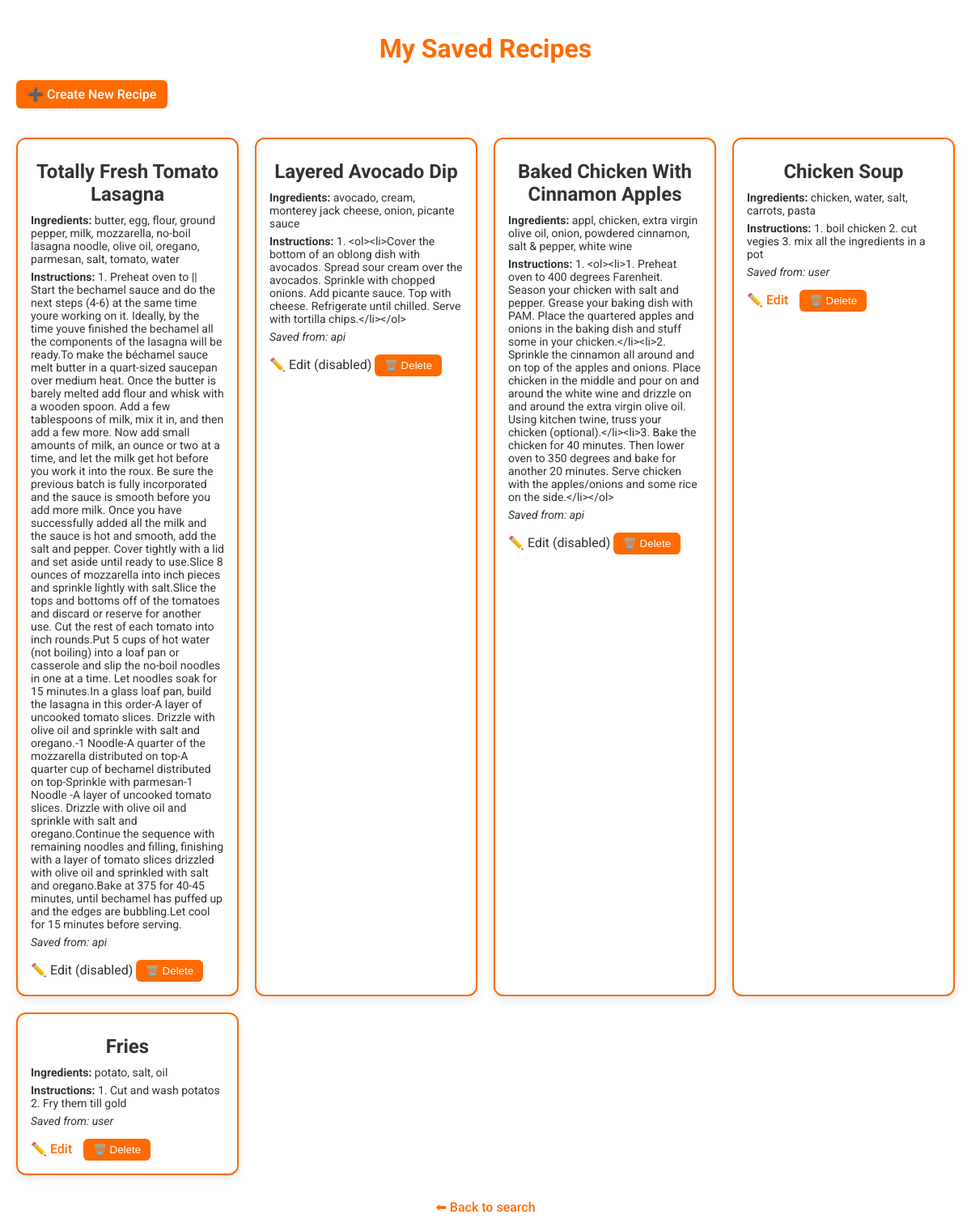
The page /my_recipes on the database as committed earlier.
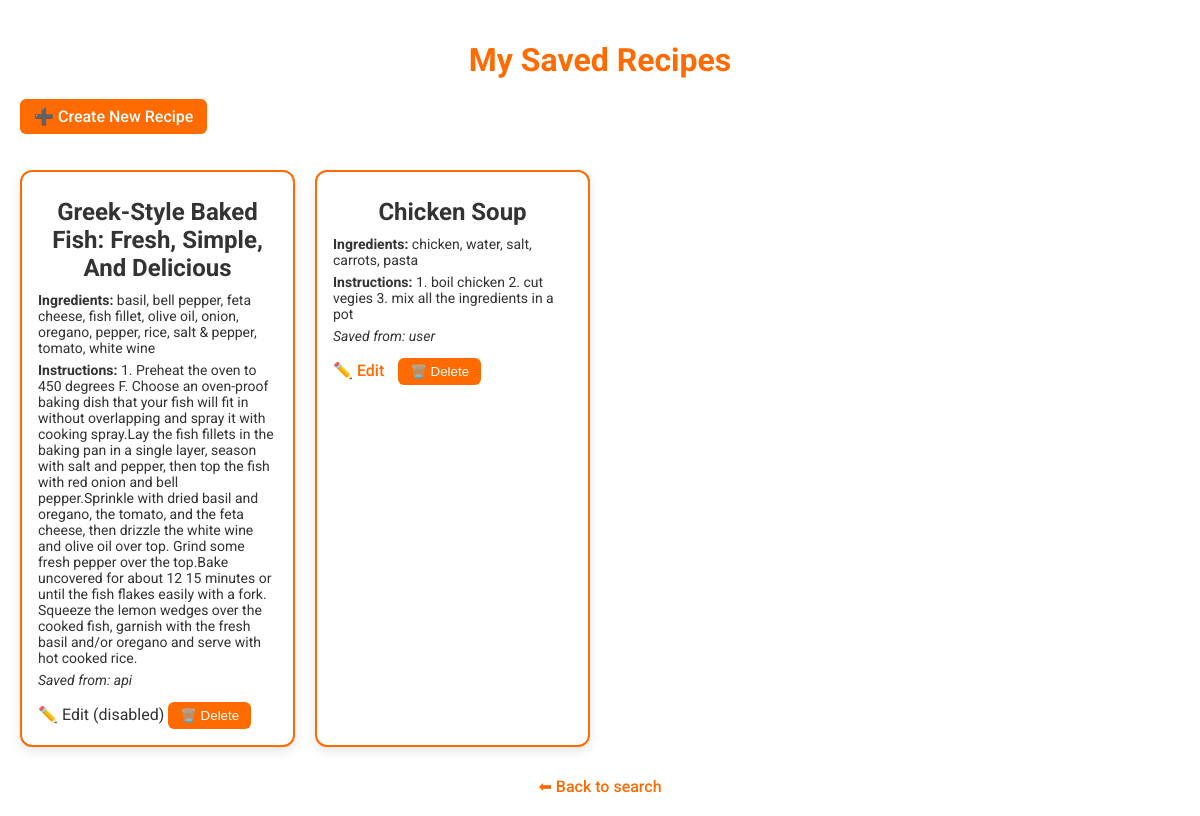
The same page on the database as committed later.
### tables this page shows
CREATE TABLE my_recipes (
    id INTEGER PRIMARY KEY AUTOINCREMENT,
    name TEXT NOT NULL,
    ingredients TEXT NOT NULL,
    instructions TEXT NOT NULL
, source TEXT DEFAULT 'user', api_id INTEGER);

### app/routes.py (the view)
    @app.route('/my_recipes')
    def my_recipes():
        recipes = get_user_recipes()
        return render_template("my_recipes.html", recipes=recipes)

### app/storage.py (called while the page is built)
def _get_connection():
    conn = sqlite3.connect(DB_PATH)
    conn.row_factory = sqlite3.Row
    return conn

def _row_to_recipe(row: sqlite3.Row) -> Dict[str, Any]:
    ingredients_text = row["ingredients"] or ""
    ingredients = [i.strip() for i in ingredients_text.split(",")] if ingredients_text else []
    source = row["source"] if "source" in row.keys() else "user"
    api_id = row["api_id"] if "api_id" in row.keys() else None
    return {
        "id": row["id"],
        "name": row["name"],
        "ingredients": ingredients,
        "instructions": row["instructions"] or "",
        "source": source,
        "api_id": api_id,
        "editable": True if source == "user" else False
    }

def get_user_recipes() -> List[Dict[str, Any]]:
    conn = _get_connection()
    c = conn.cursor()
    c.execute("SELECT id, name, ingredients, instructions, source, api_id FROM my_recipes ORDER BY id DESC")
    rows = c.fetchall()
    conn.close()
    return [_row_to_recipe(r) for r in rows]

### app/templates/my_recipes.html (shortened to what this page needs)
<!DOCTYPE html>
<html lang="en">
<head>
</head>
<body>
    <h1>My Saved Recipes</h1>
    <a class="create-new" href="{{ url_for('new_recipe') }}">➕ Create New Recipe</a>
    {% if recipes %}
        <ul>
        {% for recipe in recipes %}
            <li>
                <h2>{{ recipe.name }}</h2>
                <p><strong>Ingredients:</strong> {{ recipe.ingredients | join(', ') }}</p>
                <p><strong>Instructions:</strong> {{ recipe.instructions }}</p>
                <p><em>Saved from: {{ recipe.source }}</em></p>
                {% if recipe.source == 'user' %}
                    <a class="edit-link" href="{{ url_for('edit_recipe', recipe_id=recipe.id) }}">✏️ Edit</a>
                {% else %}
                    <span class="disabled-edit" title="API-sourced recipes cannot be edited">✏️ Edit (disabled)</span>
                {% endif %}
                <form action="{{ url_for('delete_recipe', recipe_id=recipe.id) }}" method="post" style="display:inline;">
                    <button type="submit" onclick="return confirm('Are you sure you want to delete this recipe?');">🗑️ Delete</button>
                </form>
            </li>
        {% endfor %}
        </ul>
    {% else %}
        <p class="no-recipes">You haven't saved any recipes yet.</p>
    {% endif %}
    <a class="bottom-link" href="/">⬅ Back to search</a>
</body>
</html>

### app/templates/my_recipes.html (style rules this page uses)
body { font-family: 'Roboto', sans-serif; background-color: #ffffff; color: #333333; margin: 0; padding: 20px; }
h1 { color: #FF6B00; text-align: center; margin-bottom: 20px; }
a.create-new { display: inline-block; margin-bottom: 20px; color: #ffffff; background-color: #FF6B00; padding: 8px 14px; border-radius: 6px; text-decoration: none; font-weight: 500; transition: background 0.2s, transform 0.2s; }
ul { list-style-type: none; padding: 0; display: grid; grid-template-columns: repeat(auto-fill, minmax(250px, 1fr)); gap: 20px; }
li { background-color: #ffffff; border: 2px solid #FF6B00; border-radius: 12px; padding: 16px; box-shadow: 0 4px 12px rgba(0,0,0,0.1); transition: transform 0.2s, box-shadow 0.2s; }
li h2 { color: #333333; margin: 10px 0; text-align: center; }
li p { margin: 6px 0; font-size: 14px; }
li form button { background-color: #FF6B00; color: #ffffff; border: none; border-radius: 6px; padding: 6px 12px; cursor: pointer; font-weight: 500; transition: background 0.2s, transform 0.2s; margin-top: 8px; }
a.edit-link { color: #FF6B00; text-decoration: none; margin-right: 10px; font-weight: 500; transition: color 0.2s, transform 0.2s; }
.bottom-link { display: block; text-align: center; margin-top: 30px; color: #FF6B00; text-decoration: none; font-weight: 500; transition: color 0.2s; }

Rows that differ between the two databases and show on the page:
removed my_recipes: name "Totally Fresh Tomato Lasagna", ingredients "butter, egg, flour, ground pepper, milk, mozzarella, no-boil lasagna noodle, olive oil, oregano, parmesan, salt, tomato, water", instructions "1. Preheat oven to || Start the bechamel sauce and do the next steps (4-6) at the same time youre working on it. Ideally, by the time youve finished the bechamel all the components of the lasagna will be ready.To make the béchamel sauce melt butter in a quart-sized saucepan over medium heat. Once the butter is barely melted add flour and whisk with a wooden spoon. Add a few tablespoons of milk, mix it in, and then add a few more. Now add small amounts of milk, an ounce or two at a time, and let the milk get hot before you work it into the roux. Be sure the previous batch is fully incorporated and the sauce is smooth before you add more milk. Once you have successfully added all the milk and…", source "api", shows "✏️ Edit (disabled)"
removed my_recipes: name "Layered Avocado Dip", ingredients "avocado, cream, monterey jack cheese, onion, picante sauce", instructions "1. <ol><li>Cover the bottom of an oblong dish with avocados. Spread sour cream over the avocados. Sprinkle with chopped onions. Add picante sauce. Top with cheese. Refrigerate until chilled. Serve with tortilla chips.</li></ol>", source "api", shows "✏️ Edit (disabled)"
removed my_recipes: name "Baked Chicken With Cinnamon Apples", ingredients "appl, chicken, extra virgin olive oil, onion, powdered cinnamon, salt & pepper, white wine", instructions "1. <ol><li>1. Preheat oven to 400 degrees Farenheit. Season your chicken with salt and pepper. Grease your baking dish with PAM. Place the quartered apples and onions in the baking dish and stuff some in your chicken.</li><li>2. Sprinkle the cinnamon all around and on top of the apples and onions. Place chicken in the middle and pour on and around the white wine and drizzle on and around the extra virgin olive oil. Using kitchen twine, truss your chicken (optional).</li><li>3. Bake the chicken for 40 minutes. Then lower oven to 350 degrees and bake for another 20 minutes. Serve chicken with the apples/onions and some rice on the side.</li></ol>", source "api", shows "✏️ Edit (disabled)"
removed my_recipes: name "Fries", ingredients "potato, salt, oil", instructions "1. Cut and wash potatos 2. Fry them till gold", source "user"
added my_recipes: name "Greek-Style Baked Fish: Fresh, Simple, And Delicious", ingredients "basil, bell pepper, feta cheese, fish fillet, olive oil, onion, oregano, pepper, rice, salt & pepper, tomato, white wine", instructions "1. Preheat the oven to 450 degrees F. Choose an oven-proof baking dish that your fish will fit in without overlapping and spray it with cooking spray.Lay the fish fillets in the baking pan in a single layer, season with salt and pepper, then top the fish with red onion and bell pepper.Sprinkle with dried basil and oregano, the tomato, and the feta cheese, then drizzle the white wine and olive oil over top. Grind some fresh pepper over the top.Bake uncovered for about 12 15 minutes or until the fish flakes easily with a fork. Squeeze the lemon wedges over the cooked fish, garnish with the fresh basil and/or oregano and serve with hot cooked rice.", source "api", shows "✏️ Edit (disabled)"
